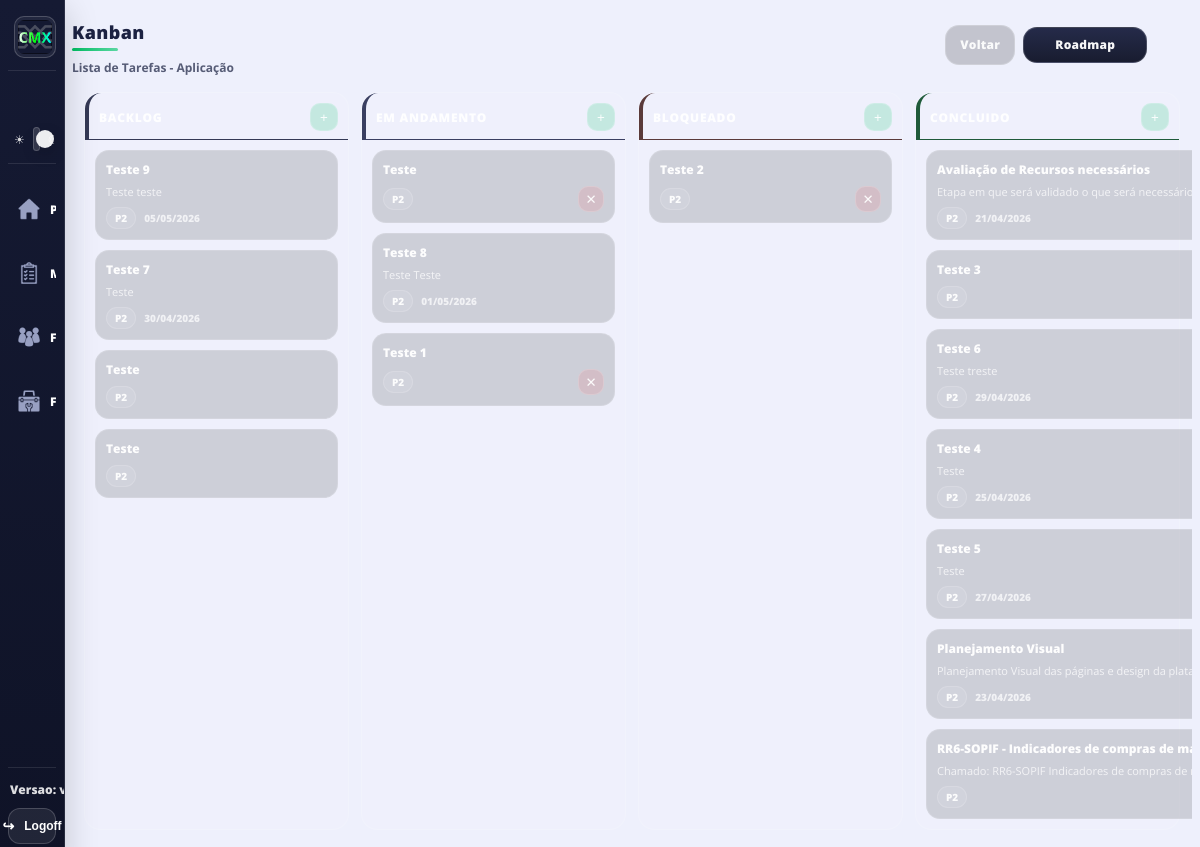
Screenshot of /projects/1/board/ (signed in) with the database file from the repository.
### tiqueue/models.py (models this page shows, shortened)
class Project(models.Model):
    STATUS_CHOICES = [
        ("planned", "Planejado"),
        ("active", "Em andamento"),
        ("paused", "Pausado"),
        ("done", "Concluido"),
    ]
    name = models.CharField(max_length=140, unique=True)
    description = models.TextField(blank=True, null=True)
    developer = models.ForeignKey(
        "accounts.User",
        on_delete=models.SET_NULL,
        null=True,
        blank=True,
        related_name="projects",
    )
    participants = models.ManyToManyField("accounts.User", blank=True, related_name="project_participations")
    status = models.CharField(max_length=12, choices=STATUS_CHOICES, default="active")
    color = models.CharField(max_length=7, default="#00bf63")
    start_date = models.DateField(blank=True, null=True)
    end_date = models.DateField(blank=True, null=True)
    created_at = models.DateTimeField(auto_now_add=True)

class ProjectKanbanColumn(models.Model):
    project = models.ForeignKey(Project, on_delete=models.CASCADE, related_name="kanban_columns")
    name = models.CharField(max_length=80)
    color = models.CharField(max_length=7, default="#343955")
    sort_order = models.IntegerField(default=0)
    class Meta:
        unique_together = ("project", "name")
        ordering = ["sort_order", "id"]

class ProjectKanbanCard(models.Model):
    PRIORITY_CHOICES = [
        (1, "Baixa"),
        (2, "Media"),
        (3, "Alta"),
    ]
    project = models.ForeignKey(Project, on_delete=models.CASCADE, related_name="kanban_cards")
    column = models.ForeignKey(ProjectKanbanColumn, on_delete=models.CASCADE, related_name="cards")
    roadmap_item = models.OneToOneField(
        ProjectRoadmapItem,
        on_delete=models.SET_NULL,
        null=True,
        blank=True,
        related_name="kanban_card",
    )
    title = models.CharField(max_length=160)
    description = models.TextField(blank=True, null=True)
    priority = models.IntegerField(choices=PRIORITY_CHOICES, default=2)
    due_date = models.DateField(blank=True, null=True)
    sort_order = models.IntegerField(default=0)
    created_at = models.DateTimeField(auto_now_add=True)
    updated_at = models.DateTimeField(auto_now=True)
    class Meta:
        ordering = ["sort_order", "id"]

### tiqueue/views.py (the view)
# urls.py: path('projects/<int:project_id>/board/', views.projectBoard, name='projectBoard'),
@login_required
def projectBoard(request, project_id):
    project = get_object_or_404(Project, pk=project_id)
    columns = _ensure_project_kanban_columns(project)
    roadmap_items = ProjectRoadmapItem.objects.filter(project=project).order_by("sort_order", "id")
    for item in roadmap_items:
        _sync_roadmap_item_to_kanban(item)
    cards = list(ProjectKanbanCard.objects.filter(project=project).order_by("sort_order", "id"))
    cards_by_col = {c.id: [] for c in columns}
    for card in cards:
        cards_by_col.setdefault(card.column_id, []).append(card)
    columns_payload = []
    for col in columns:
        columns_payload.append({"col": col, "cards": cards_by_col.get(col.id, [])})
    return render(
        request,
        "tiqueue/project_board.html",
        {
            "project": project,
            "columns": columns_payload,
        },
    )

### tiqueue/context_processors.py (called while the page is built)
def system_config(request):
    cfg = SystemConfig.objects.order_by("-updated_at", "-id").first()
    return {
        "sidebar_system_version": (cfg.system_version if cfg and cfg.system_version else ""),
    }

### tiqueue/views.py (called while the page is built, shortened)
def _normalize_text(value):
    base = unicodedata.normalize("NFKD", str(value or "")).encode("ascii", "ignore").decode("ascii")
    return base.strip().lower()

def _ensure_project_kanban_columns(project):
    if not project.kanban_columns.exists():
        for name, color, order in KANBAN_DEFAULT_COLUMNS:
            ProjectKanbanColumn.objects.create(project=project, name=name, color=color, sort_order=order)
    return list(ProjectKanbanColumn.objects.filter(project=project).order_by("sort_order", "id"))

def _column_for_roadmap_status(project, status):
    columns = _ensure_project_kanban_columns(project)
    status = (status or "planned").strip().lower()
    preferred = []
    if status == "done":
        preferred = ["conclu", "done"]
    elif status == "blocked":
        preferred = ["bloq", "block"]
    elif status == "doing":
        preferred = ["andamento", "doing", "exec"]
    else:
        preferred = ["backlog", "planej", "todo", "to do"]
    for col in columns:
        name = _normalize_text(col.name)
        if any(token in name for token in preferred):
            return col

### templates/tiqueue/project_board.html (shortened to what this page needs)
{% load static %}
<head>
    <link rel="stylesheet" href="{% static '/style/theme.css'%}">
    <link rel="stylesheet" href="{% static '/style/mainQueue.css'%}">
</head>
<!DOCTYPE html>
<body>
    {% include 'partials/sidebar.html' %}
    <div class="queue_main">
        <div class="headerMain">
            <div class="headerTitle">
                <h1>Kanban</h1>
                <div class="subtitle">{{ project.name }}</div>
            </div>
            <div class="headerButton">
                <div class="queue-toolbar">
                    <a class="queue-secondary-btn" href="{% url 'projectCatalogPage' %}">Voltar</a>
                    <a class="queue-secondary-btn project-nav-btn" href="{% url 'projectRoadmapView' project.id %}">Roadmap</a>
                </div>
            </div>
        </div>
        <div class="kanban-board" data-project-id="{{ project.id }}">
            {% for block in columns %}
                <div class="kanban-col" data-col-id="{{ block.col.id }}">
                    <div class="kanban-col-head" style="border-color: {{ block.col.color }};">
                        <div class="kanban-col-title">{{ block.col.name }}</div>
                        <button class="kanban-add" type="button" onclick="openNewCard('{{ block.col.id }}')" title="Novo card">+</button>
                    </div>
                    <div class="kanban-col-body" data-drop-col="{{ block.col.id }}">
                        {% for card in block.cards %}
                            <div class="kanban-card" draggable="true" data-card-id="{{ card.id }}">
                                <div class="kanban-card-title">{{ card.title }}</div>
                                {% if card.description %}
                                    <div class="kanban-card-desc">{{ card.description }}</div>
                                {% endif %}
                                <div class="kanban-card-meta">
                                    <span class="kanban-pill p{{ card.priority }}">P{{ card.priority }}</span>
                                    {% if card.due_date %}<span class="kanban-date">{{ card.due_date|date:"d/m/Y" }}</span>{% endif %}
                                    {% if not card.roadmap_item_id %}
                                        <button class="kanban-del" type="button" onclick="deleteCard('{{ card.id }}')" title="Remover">&#x2715;</button>
                                    {% endif %}
                                </div>
                            </div>
                        {% endfor %}
                    </div>
                </div>
            {% endfor %}
        </div>
    </div>
</body>

### connect/static/style/theme.css (style rules this page uses)
* { scrollbar-width: thin; scrollbar-color: rgba(0, 191, 99, 0.9) rgba(28, 34, 66, 0.18); }

### rows the page displays
Project: name "Lista de Tarefas - Aplicação"
ProjectKanbanCard: title "Teste 9", description "Teste teste", priority "2", due_date "05/05/2026"
ProjectKanbanCard: title "Teste 7", description "Teste", priority "2", due_date "30/04/2026"
ProjectKanbanCard: title "Teste", priority "2"
ProjectKanbanCard: title "Teste", priority "2"
ProjectKanbanCard: title "Teste", priority "2"
ProjectKanbanCard: title "Teste 8", description "Teste Teste", priority "2", due_date "01/05/2026"
ProjectKanbanCard: title "Teste 1", priority "2"
ProjectKanbanCard: title "Teste 2", priority "2"
ProjectKanbanCard: title "Avaliação de Recursos necessários", description "Etapa em que será validado o que será necessário…", priority "2", due_date "21/04/2026"
ProjectKanbanCard: title "Teste 3", priority "2"
ProjectKanbanCard: title "Teste 6", description "Teste treste", priority "2", due_date "29/04/2026"
ProjectKanbanCard: title "Teste 4", description "Teste", priority "2", due_date "25/04/2026"
ProjectKanbanCard: title "Teste 5", description "Teste", priority "2", due_date "27/04/2026"
ProjectKanbanCard: title "Planejamento Visual", description "Planejamento Visual das páginas e design da…", priority "2", due_date "23/04/2026"
ProjectKanbanCard: title "RR6-SOPIF - Indicadores de compras de…", description "Chamado: RR6-SOPIF Indicadores de compras de…", priority "2"
